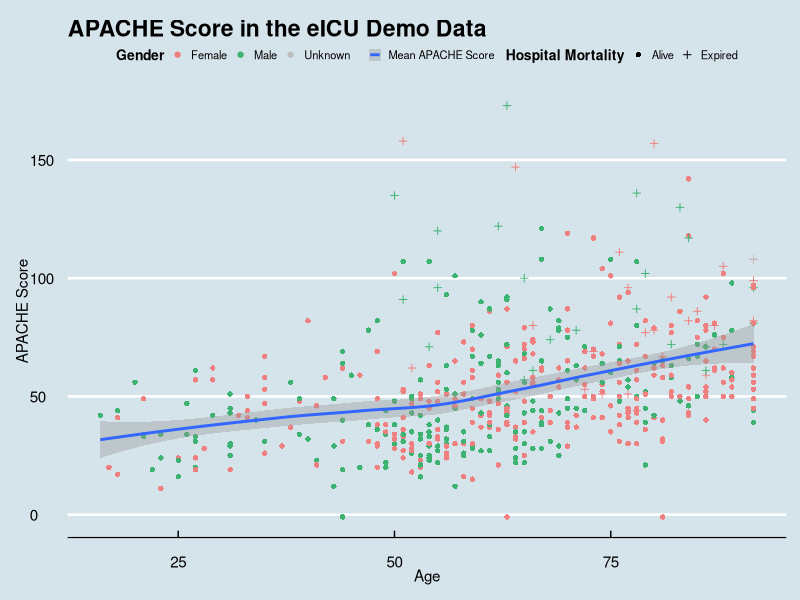

The R script that drew this image:
## ---- chunk 1
library(tidyverse)
cohort <- read_csv("../data/eicu_cohort.csv")
head(cohort)
## ---- chunk 2
#install.packages("ggthemes")
library(ggthemes)

cohort <- cohort %>%
  mutate(age = as.integer(age)) %>%
  mutate(age = if_else(is.na(age), 91.5, age))

mean_apache_by_age <- aggregate (apachescore ~ age, data = cohort, FUN = mean)

ggplot() +
geom_point(data = cohort, aes(x = age, y = apachescore, color = gender, shape = actualhospitalmortality)) +
geom_smooth(data = mean_apache_by_age, aes(x = age, y = apachescore, linetype = "Mean APACHE Score")) +
  
scale_shape_manual(values=c(16, 3), labels = c("Alive", "Expired"), name = 'Hospital Mortality')+
scale_color_manual(values = c("lightcoral", "mediumseagreen", "grey"), 
                   labels = c("Female", "Male", "Unknown"), name = "Gender") +
scale_linetype_manual(values = "solid", name = "") +

xlab("Age") + 
ylab("APACHE Score") +
ggtitle("APACHE Score in the eICU Demo Data") +
theme_economist() +
theme(legend.title = element_text(size = 10, face = "bold"), 
      legend.text = element_text(size = 8),
      legend.spacing = unit(-0.1, "cm"),
      legend.key.size = unit(0.3, "cm"))
